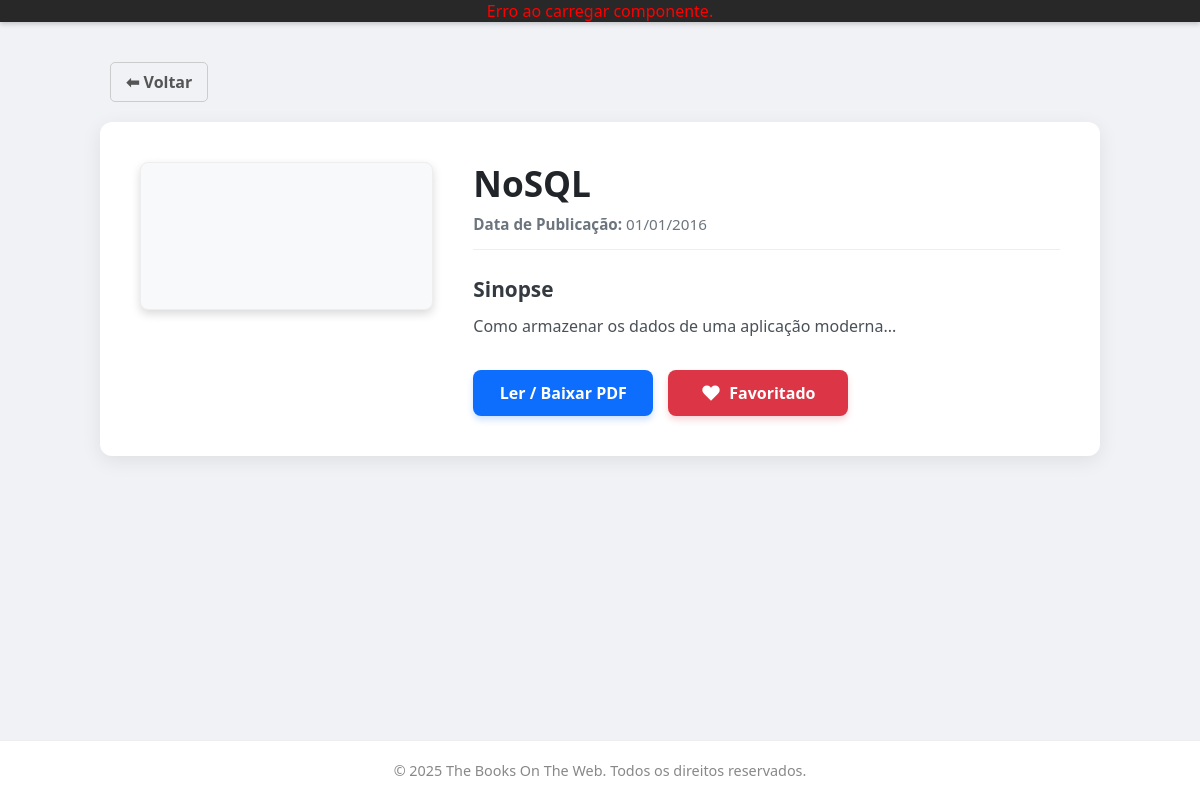
Page /public/templates/biblioteca/livros.php?id=31 (signed in) on the earlier database version.
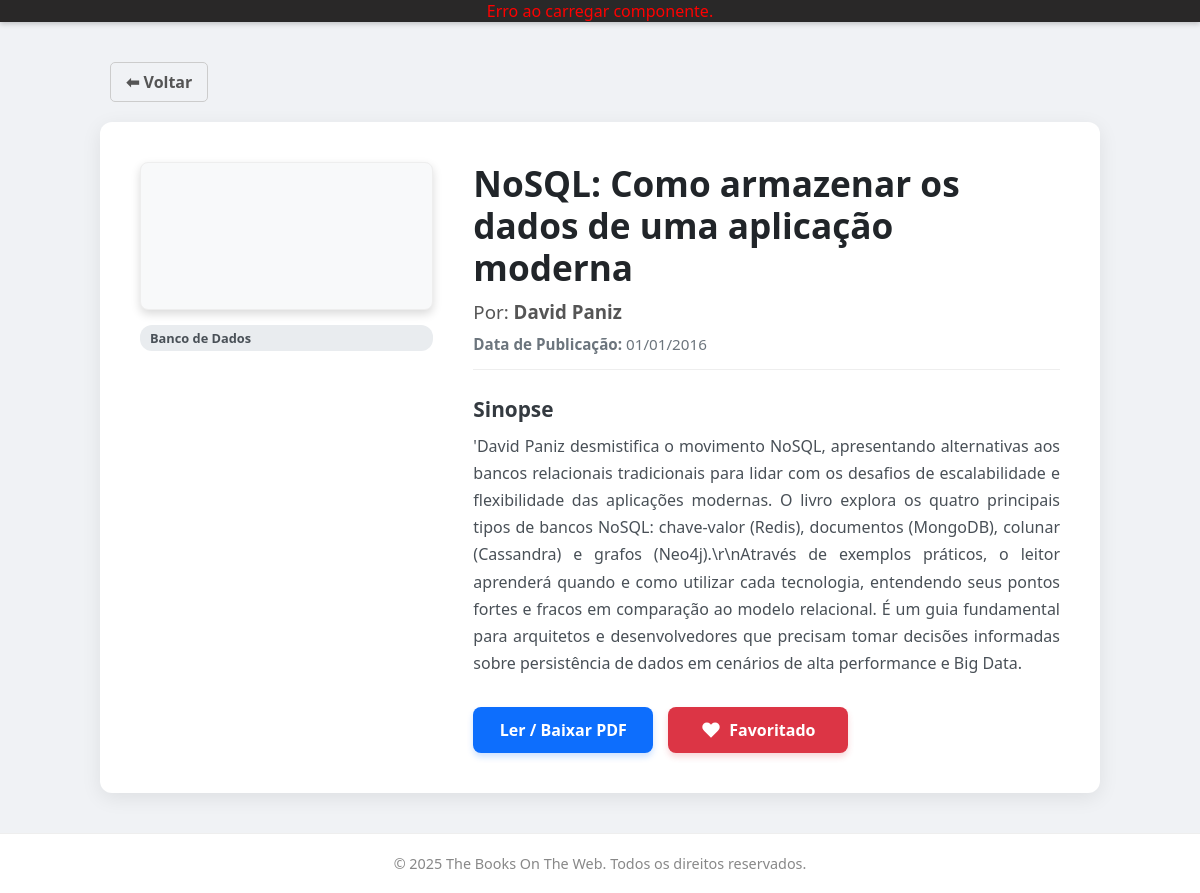
Same page on the later database version.
### tables this page shows
CREATE TABLE `livro` (
  `id_livro` int(11) NOT NULL,
  `titulo` varchar(255) NOT NULL,
  `descricao` text NOT NULL,
  `data_publi` date NOT NULL,
  `pdf` varchar(255) NOT NULL,
  `id_editora` int(11) DEFAULT NULL
);

CREATE TABLE `categoria` (
  `id_categoria` int(11) NOT NULL,
  `nome_categoria` varchar(50) NOT NULL
);

CREATE TABLE `autor` (
  `id_autor` int(11) NOT NULL,
  `nome_autor` varchar(100) NOT NULL
);

### public/templates/biblioteca/livros.php (the view, shortened to what this page needs)
<?php
require_once '../../api/conection/conectionBD.php';
$id_user = (int)$_SESSION['id_user'];
$id_livro = isset($_GET['id']) ? (int)$_GET['id'] : 0;
$tipo_user = isset($_SESSION['tipo']) ? $_SESSION['tipo'] : 'cliente';
$sql = "SELECT l.*, c.nome_categoria, a.nome_autor
        FROM livro l
        LEFT JOIN editora ed ON l.id_editora = ed.id_editora
        -- Correção aqui
        LEFT JOIN temas t ON l.id_livro = t.id_livro
        LEFT JOIN categoria c ON t.id_categoria = c.id_categoria
        LEFT JOIN escritor e ON l.id_livro = e.id_livro
        LEFT JOIN autor a ON e.id_autor = a.id_autor
        WHERE l.id_livro = $id_livro";
$res = mysqli_query($con, $sql);
$livro = mysqli_fetch_assoc($res);
$favCheck = mysqli_query($con, "SELECT id_favorito FROM favoritos WHERE id_user = $id_user AND id_livro = $id_livro");
$isFavorito = ($favCheck && mysqli_num_rows($favCheck) > 0);
$caminhoPdf = '/The-Books-On-The-Web/database/pdfs/' . $livro['pdf'];
?>
<!DOCTYPE html>
<html lang="pt-br">
<head>
    <link rel="stylesheet" href="styles/style.css">
    <link rel="stylesheet" href="styles/cards.css">
    <link rel="stylesheet" href="styles/livros.css">
    <link rel="stylesheet" href="styles/stylephone.css?v=<?php echo time(); ?>">
</head>
<body>
    <header id="header-placeholder"></header>
    <main>
        <div class="container-voltar">
            <button onclick="history.back()" class="btn-voltar">⬅ Voltar</button>
        </div>
        <div class="container-detalhes">
            <div class="detalhes-capa">
                <?php if (!empty($livro['pdf'])): ?>
                    <canvas class="pdf-thumb" data-url="<?php echo $caminhoPdf; ?>"></canvas>
                <?php else: ?>
                    <div class="sem-capa">Sem Capa Disponível</div>
                <?php endif; ?>
                <?php if(!empty($livro['nome_categoria'])): ?>
                    <span class="categoria-badge"><?php echo htmlspecialchars($livro['nome_categoria']); ?></span>
                <?php endif; ?>
            </div>
            <div class="detalhes-info">
                <h1><?php echo htmlspecialchars($livro['titulo']); ?></h1>
                <?php if(!empty($livro['nome_autor'])): ?>
                    <h3 style="color:#555; margin-bottom:10px; font-weight:normal;">
                        Por: <strong><?php echo htmlspecialchars($livro['nome_autor']); ?></strong>
                    </h3>
                <?php endif; ?>
                <p class="detalhes-meta">
                    <strong>Data de Publicação:</strong> <?php echo date('d/m/Y', strtotime($livro['data_publi'])); ?>
                </p>
                <div class="sinopse-box">
                    <h3>Sinopse</h3>
                    <p class="texto-sinopse">
                        <?php echo nl2br(htmlspecialchars($livro['descricao'])); ?>
                    </p>
                </div>
                <div class="grupo-botoes">
                    <a href="<?php echo $caminhoPdf; ?>" target="_blank" class="btn-acao btn-ler">
                        Ler / Baixar PDF
                    </a>
                    <?php if ($tipo_user !== 'admin'): ?>
                        <form method="POST" action="" style="display:flex;">
                            <?php if ($isFavorito): ?>
                                <button type="submit" class="btn-acao btn-fav-remover" title="Remover dos favoritos">
                                    <svg class="icon-svg" viewBox="0 0 24 24" xmlns="http://www.w3.org/2000/svg">
                                        <path d="M20.84 4.61a5.5 5.5 0 0 0-7.78 0L12 5.67l-1.06-1.06a5.5 5.5 0 0 0-7.78 7.78l1.06 1.06L12 21.23l7.78-7.78 1.06-1.06a5.5 5.5 0 0 0 0-7.78z"></path>
                                    </svg>
                                    Favoritado
                                </button>
                            <?php endif; ?>
                        </form>
                    <?php endif; ?>
                </div>
            </div>
        </div>
    </main>
    <footer id="footer-placeholder" class="caixa-footer"></footer>
</body>
</html>

Differences in the rows shown:
changed livro: categoria.nome_categoria (not shown) → "Banco de Dados"; titulo "NoSQL" → "NoSQL: Como armazenar os dados de uma aplicação moderna"; autor.nome_autor (not shown) → "David Paniz"; descricao "Como armazenar os dados de uma aplicação moderna..." → "'David Paniz desmistifica o movimento NoSQL, apresentando alternativas aos bancos relacionais tradicionais para lidar com os desafios de escalabilidade e flexibilidade das aplicações modernas. O livro explora os quatro principais tipos de bancos NoSQL: chave-valor (Redis), documentos (MongoDB), colunar (Cassandra) e grafos (Neo4j).\\r\\nAtravés de exemplos práticos, o leitor aprenderá quando e como utilizar cada tecnologia, entendendo seus pontos fortes e fracos em comparação ao modelo relacional. É um guia fundamental para arquitetos e desenvolvedores que precisam tomar decisões informadas sobre persistência de dados em cenários de alta performance e Big Data."
Other differences:
text now shown: "Por:"
